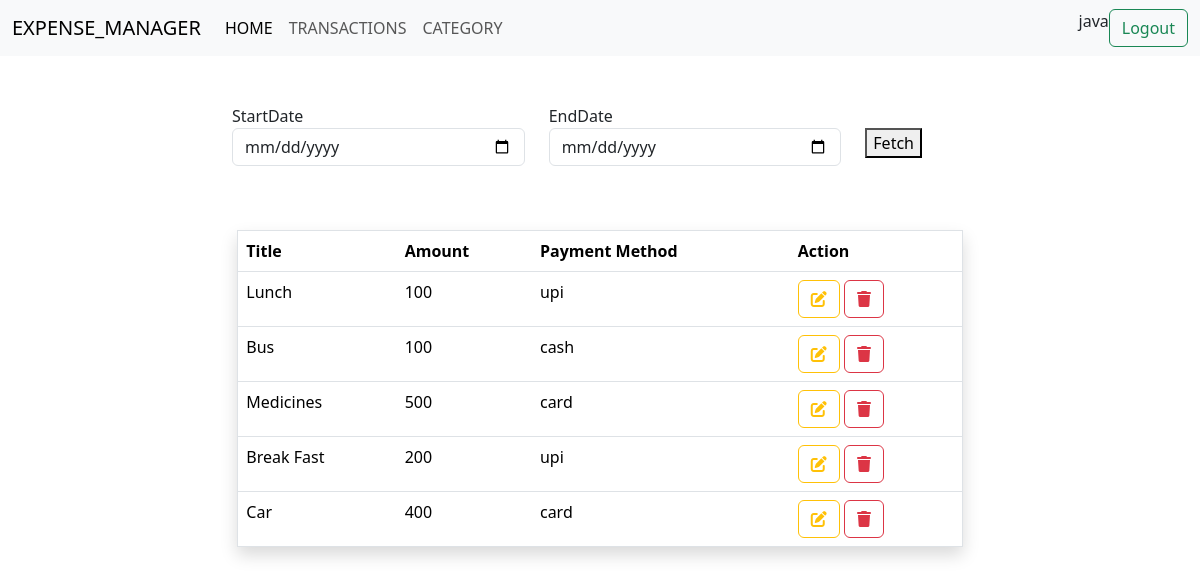
Screenshot of /transaction/summary/ (signed in) with the database file from the repository.
### myapp/models.py (models this page shows, shortened)
class Transactions(models.Model):
    title=models.CharField(max_length=200)
    amount=models.PositiveIntegerField()
    category_object=models.ForeignKey(Category,on_delete=models.CASCADE)
    payment_options={
        ("cash","cash"),
        ("upi","upi"),
        ("card","card")
    }
    payment_method=models.CharField(max_length=200,choices=payment_options,default="cash")
    created_date=models.DateTimeField(auto_now_add=True)
    owner=models.ForeignKey(User,on_delete=models.CASCADE)

### myapp/views.py (the view)
# urls.py: path('transaction/summary/',views.TransactionSummaryView.as_view(),name="transaction_summary"),
class TransactionSummaryView(View):
    def get(self,request,*args,**kwargs):
        form_instance=TransactionFilterForm()
        cur_month=timezone.now().month
        cur_year=timezone.now().year
        if "start_date" in request.GET and "end_date" in request.GET:
            start_date=request.GET.get("start_date")
            end_date=request.GET.get("end_date")
            qs=Transactions.objects.filter(
                                            created_date__range=(start_date,end_date)
                                           )
        else:
            qs=Transactions.objects.filter(
                                        created_date__month=cur_month,
                                        created_date__year=cur_year)
        return render(request,"transaction_summary.html",{"transactions":qs,"form":form_instance})

### myapp/forms.py
class TransactionFilterForm(forms.Form):
    start_date=forms.DateField(widget=forms.DateInput(attrs={"type":"date","class":"form-control"}))
    end_date=forms.DateField(widget=forms.DateInput(attrs={"type":"date","class":"form-control"}))

### myapp/templates/transaction_summary.html
{% extends 'base.html'%}
{%block main_block%}
<div class="container">
    <div class="row">
         <div class="col-2"></div>
          <div class="col-8">
            <form action="">
                <div class="row my-5">
                     <div class="col-5">
                        <label for="">StartDate</label>
                         {{form.start_date}}
                        </div>
                         <div class="col-5">
                            <label for="">EndDate</label>
                            {{form.end_date}}
                        </div>
                         <div class="col-2">
                            <button type="submit" class="mt-4">Fetch</button>
                        </div>
                     </div>
                    </form>
                 </div>
                 <div class="col-2"></div>
                </div>
    <div class="row mt-2 p-2">
        <div class="col-2"></div>
        <div class="col-8">
            <table class="table border shadow">
                <tr>
                    <th>Title</th>
                    <th>Amount</th>
                    <th>Payment Method</th>
                    <th>Action</th>
                </tr>
                {%for t in transactions%}
                <tr>
                    <td>{{t.title}}</td>
                    <td>{{t.amount}}</td>
                    <td>{{t.payment_method}}</td>
                    <td>
                        <a href="{%url 'transaction-change' t.id%}" class="btn btn-outline-warning"><i class="fa-solid fa-pen-to-square"></i></a>
                        <a href="{%url 'transaction-remove' t.id%}" class="btn btn-outline-danger"><i class="fa-solid fa-trash"></i></a>
                    </td>
                </tr>
                {%endfor%}
            </table>
        </div>
        <div class="col-2"></div>
    </div>
</div>
{%endblock%}

### myapp/templates/base.html (shortened to what this page needs)
<!DOCTYPE html>
<html lang="en">
<head>
    <link href="https://cdn.jsdelivr.net/npm/bootstrap@5.3.3/dist/css/bootstrap.min.css" rel="stylesheet">
    <link rel="stylesheet" href="https://cdnjs.cloudflare.com/ajax/libs/font-awesome/6.6.0/css/all.min.css" />
</head>
<body>
    <nav class="navbar navbar-expand-lg navbar-light bg-light">
        <div class="container-fluid">
          <a class="navbar-brand" href="#">EXPENSE_MANAGER</a>
          <div class="collapse navbar-collapse" id="navbarSupportedContent">
            <ul class="navbar-nav me-auto mb-2 mb-lg-0">
              <li class="nav-item">
                <a class="nav-link active" aria-current="page" href="{%url 'summary' %}">HOME</a>
              </li>
              <li class="nav-item">
                <a class="nav-link" href="{%url 'transaction-add'%}">TRANSACTIONS</a>
              </li>
              <li class="nav-item">
                <a class="nav-link" href="{%url 'category-add'%}">CATEGORY</a>
              </li>
            </ul>
            <form class="d-flex" role="search">
              {{request.user}}
              <a href="{%url 'signout'%}"  class="btn btn-outline-success" >Logout</a>
            </form>
          </div>
        </div>
      </nav>
      {%block main_block%}
      {%endblock%}
</body>
</html>

### rows the page displays
Transactions: title "Lunch", amount "100", payment_method "upi"
Transactions: title "Bus", amount "100", payment_method "cash"
Transactions: title "Medicines", amount "500", payment_method "card"
Transactions: title "Break Fast", amount "200", payment_method "upi"
Transactions: title "Car", amount "400", payment_method "card"

### other values shown
{{ request.user }} "java"
